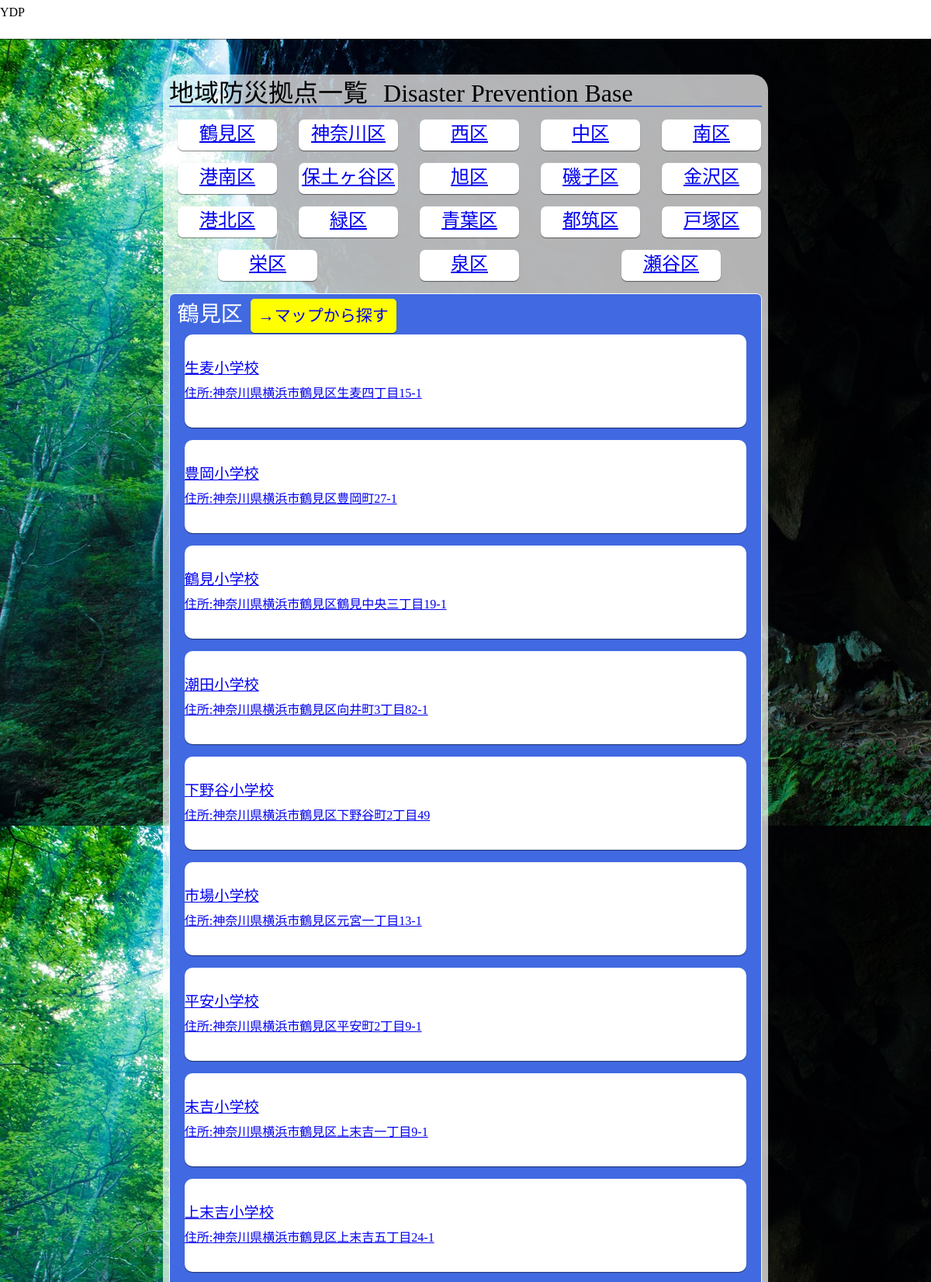
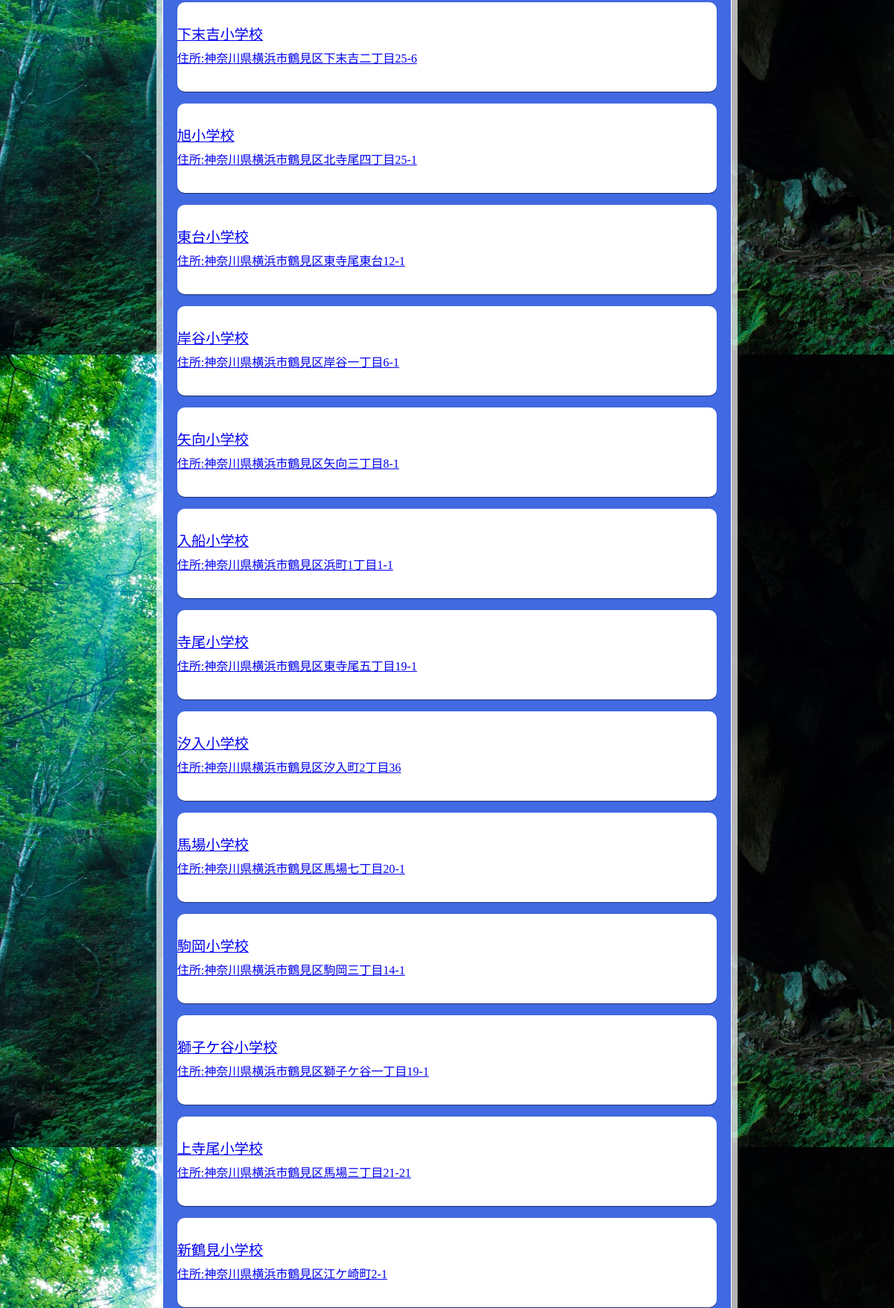
Page /region_dp_base_list.php (upper part) on the committed database (2 pictures, top to bottom).
### tables this page shows
CREATE TABLE "hinanjo" (
	`Type`	TEXT,
	`Definition`	TEXT,
	`Name`	TEXT,
	`Address`	TEXT,
	`Lat`	INTEGER,
	`Lon`	INTEGER,
	`Kana`	TEXT,
	`Ward`	TEXT,
	`WardCode`	INTEGER
);

### print_1_base.php (the view, shortened to what this page needs)
<?php
    $path="";
    $dbh = new PDO("sqlite:{$path}content/db/sqlite.db");
    $sql = "SELECT MAX(WardCode) as wardnumber FROM hinanjo";
		$stmt = $dbh->query($sql);
    $result = $stmt->fetch(PDO::FETCH_ASSOC);
    $wardnumber = $result["wardnumber"];
    for($i=1;$i<=$wardnumber;$i++){
      $sql = "SELECT Name,Address,Ward,WardCode FROM hinanjo WHERE Type = \"".$type."\" AND WardCode=".$i;
		  $stmt = $dbh->query($sql);
      if($i>=2){
        print("</ul>");
      }
      $j=0;
      while($result = $stmt->fetch(PDO::FETCH_ASSOC)){
        $j++;
        if($j==1){
?>
		<?php if($i>=2){ ?>
		</ul><div class="return"><p><a href="#0">ページ上へ</a></p></div></div>
		<?php } ?>
		<div class="ward_box"><h3 id="<?=$result['WardCode']?>"><?=$result["Ward"]?><a href="map.php?ku=<?=$result['Ward']?>">→マップから探す</a></h3>
       <ul>
		<?php } ?>
		<li>
			<a href="facility.php?name=<?=$result["Name"]?>">
				<div class="base_name"><?=$result["Name"]?></div>
				<div class="base_address">住所:<?=$result["Address"]?></div>
			</a>
		</li>
<?php
	}
     if($i==18){
    	   print('</ul><div class="return"><p><a href="#0">ページ上へ</a></p></div></div>');
      }
    }
?>

### region_dp_base_list.php (shortened to what this page needs)
<!DOCTYPE html>
<html lang="ja">
	<head>
		<link rel="stylesheet" href="./content/css/reset.css">
		<link rel="stylesheet" href="./content/css/style_common.css">
		<link rel="stylesheet" href="./content/css/style_1.css">
	</head>
	<body>
		<header>
			<h1>
				YDP
			</h1>
		</header>
		<main id="0">
			<div class="base_list">
				<h2>
					<span style="margin-right:20px;">地域防災拠点一覧</span><span>Disaster&nbspPrevention&nbspBase</span>
				</h2>
				<div class="ward_link">
				<ul>
					<li><a href="#1">鶴見区</a></li>
					<li><a href="#2">神奈川区</a></li>
					<li><a href="#3">西区</a></li>
					<li><a href="#4">中区</a></li>
					<li><a href="#5">南区</a></li>
					<li><a href="#6">港南区</a></li>
					<li><a href="#7">保土ヶ谷区</a></li>
					<li><a href="#8">旭区</a></li>
					<li><a href="#9">磯子区</a></li>
					<li><a href="#10">金沢区</a></li>
					<li><a href="#11">港北区</a></li>
					<li><a href="#12">緑区</a></li>
					<li><a href="#13">青葉区</a></li>
					<li><a href="#14">都筑区</a></li>
					<li><a href="#15">戸塚区</a></li>
					<li><a href="#16">栄区</a></li>
					<li><a href="#17">泉区</a></li>
					<li><a href="#18">瀬谷区</a></li>
				</ul>
				</div>
				<div class="print">
				<?php
					$type = "地域防災拠点";
					include "print_1_base.php";
				 ?>
				</div>
			</div>
		</main>
	</body>
</html>

### content/css/style_common.css (style rules this page uses)
header h1 { width:auto; height:auto; }

### content/css/style_1.css (style rules this page uses)
main { display:flex; flex-direction: column; align-items: center; }
body { background:#99FFAF url("../img/022Yamasha17103_TP_V.jpg"); background-attachment: fixed; height:auto; }
h2 { color:red; }
.base_list .ward_link ul { display:flex; flex-direction: row; flex-wrap: wrap; justify-content: space-around; }
.base_list .ward_link li { display:flex; flex-direction: column; align-items: center; width:16vh; height:5vh; margin-left:10px; margin-top: 1vh; margin-bottom:1vh; padding:2px; background:white; border-radius:7px/7px; box-shadow:0px 1px 1px rgba(0,0,0,0.5); }
.base_list .ward_link a { display:flex; }
.base_list { margin-top:12vh; background:rgba(255,255,255,0.7); min-width:580px; width:65%; height:auto; border-radius:20px/20px; }
.base_list h2 { display:flex; flex-direction: row; flex-wrap: wrap; justify-content:flex-start; width:calc(100%-1vw); margin: 1vh; font-size:200%; color:black; border-bottom:2px solid royalblue; }
.base_list h3 { margin-top:10px; margin-left:10px; color:white; }
.base_list h3 a { background:yellow; border-radius:5px/5px; margin-left:10px; text-decoration: none; box-shadow:0px 1px 1px rgba(0,0,0,0.5); }
.ward_box { background:royalblue; border:1px solid white; margin: 1%; margin-bottom:4%; border-radius:7px/7px; }
.base_list .ward_box ul { display:flex; flex-direction: column; align-items: center; }
.base_list .ward_box li { background:white; width:95%; height:15vh; margin-top: 1vh; margin-bottom:1vh; border-radius:10px/10px; box-shadow:0px 1px 1px rgba(0,0,0,0.5); }
.base_list .ward_box li a { display:flex; flex-direction: column; flex-wrap: nowrap; justify-content: center; width:100%; height:100%; }
.base_name { font-size:120%; }
@media screen and (orientation:portrait) { .base_list .ward_link li { font-size:150%; } }
@media screen and (orientation:portrait) { .base_list h3 { font-size:175%; } }
@media screen and (orientation:portrait) { .base_list h3 a { font-size:75%; padding:10px; } }

### rows in the picture
hinanjo: Ward "鶴見区", Name "生麦小学校", Address "神奈川県横浜市鶴見区生麦四丁目15-1"
hinanjo: Name "豊岡小学校", Address "神奈川県横浜市鶴見区豊岡町27-1"
hinanjo: Name "鶴見小学校", Address "神奈川県横浜市鶴見区鶴見中央三丁目19-1"
hinanjo: Name "潮田小学校", Address "神奈川県横浜市鶴見区向井町3丁目82-1"
hinanjo: Name "下野谷小学校", Address "神奈川県横浜市鶴見区下野谷町2丁目49"
hinanjo: Name "市場小学校", Address "神奈川県横浜市鶴見区元宮一丁目13-1"
hinanjo: Name "平安小学校", Address "神奈川県横浜市鶴見区平安町2丁目9-1"
hinanjo: Name "末吉小学校", Address "神奈川県横浜市鶴見区上末吉一丁目9-1"
hinanjo: Name "上末吉小学校", Address "神奈川県横浜市鶴見区上末吉五丁目24-1"
hinanjo: Name "下末吉小学校", Address "神奈川県横浜市鶴見区下末吉二丁目25-6"
hinanjo: Name "旭小学校", Address "神奈川県横浜市鶴見区北寺尾四丁目25-1"
hinanjo: Name "東台小学校", Address "神奈川県横浜市鶴見区東寺尾東台12-1"
hinanjo: Name "岸谷小学校", Address "神奈川県横浜市鶴見区岸谷一丁目6-1"
hinanjo: Name "矢向小学校", Address "神奈川県横浜市鶴見区矢向三丁目8-1"
hinanjo: Name "入船小学校", Address "神奈川県横浜市鶴見区浜町1丁目1-1"
hinanjo: Name "寺尾小学校", Address "神奈川県横浜市鶴見区東寺尾五丁目19-1"
hinanjo: Name "汐入小学校", Address "神奈川県横浜市鶴見区汐入町2丁目36"
hinanjo: Name "馬場小学校", Address "神奈川県横浜市鶴見区馬場七丁目20-1"
hinanjo: Name "駒岡小学校", Address "神奈川県横浜市鶴見区駒岡三丁目14-1"
hinanjo: Name "獅子ケ谷小学校", Address "神奈川県横浜市鶴見区獅子ケ谷一丁目19-1"
hinanjo: Name "上寺尾小学校", Address "神奈川県横浜市鶴見区馬場三丁目21-21"
hinanjo: Name "新鶴見小学校", Address "神奈川県横浜市鶴見区江ケ崎町2-1"
